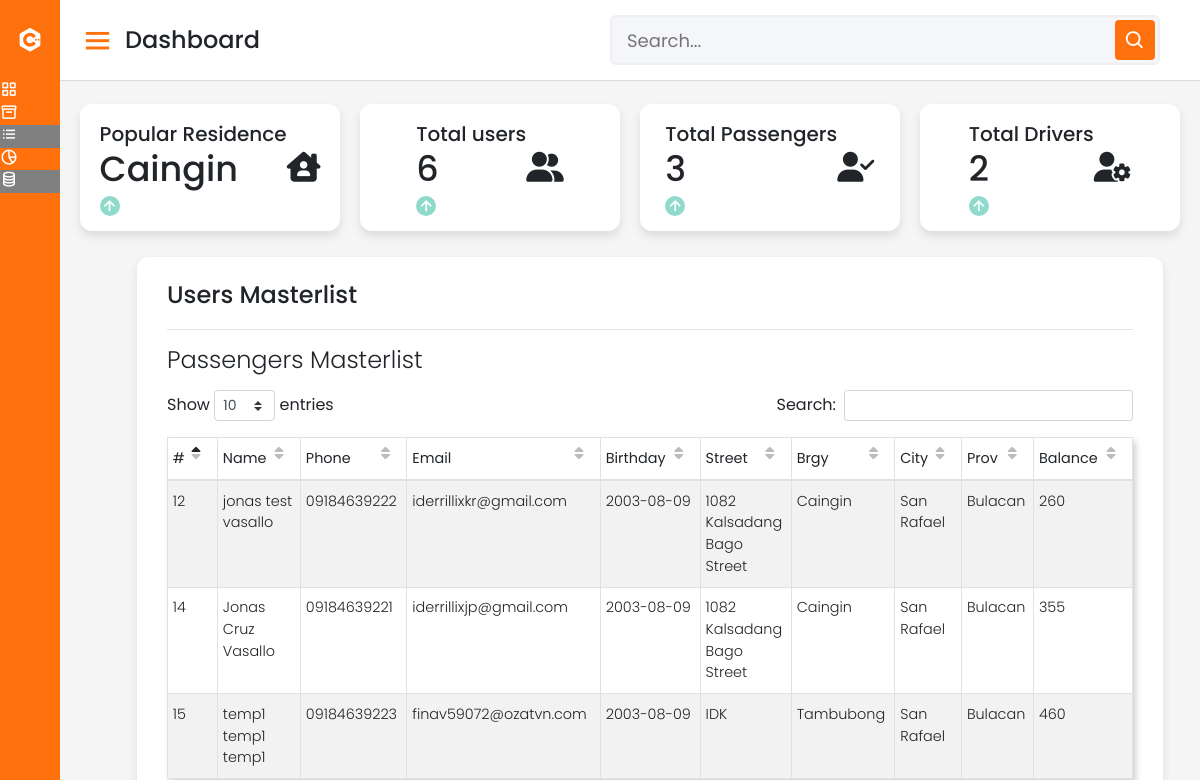
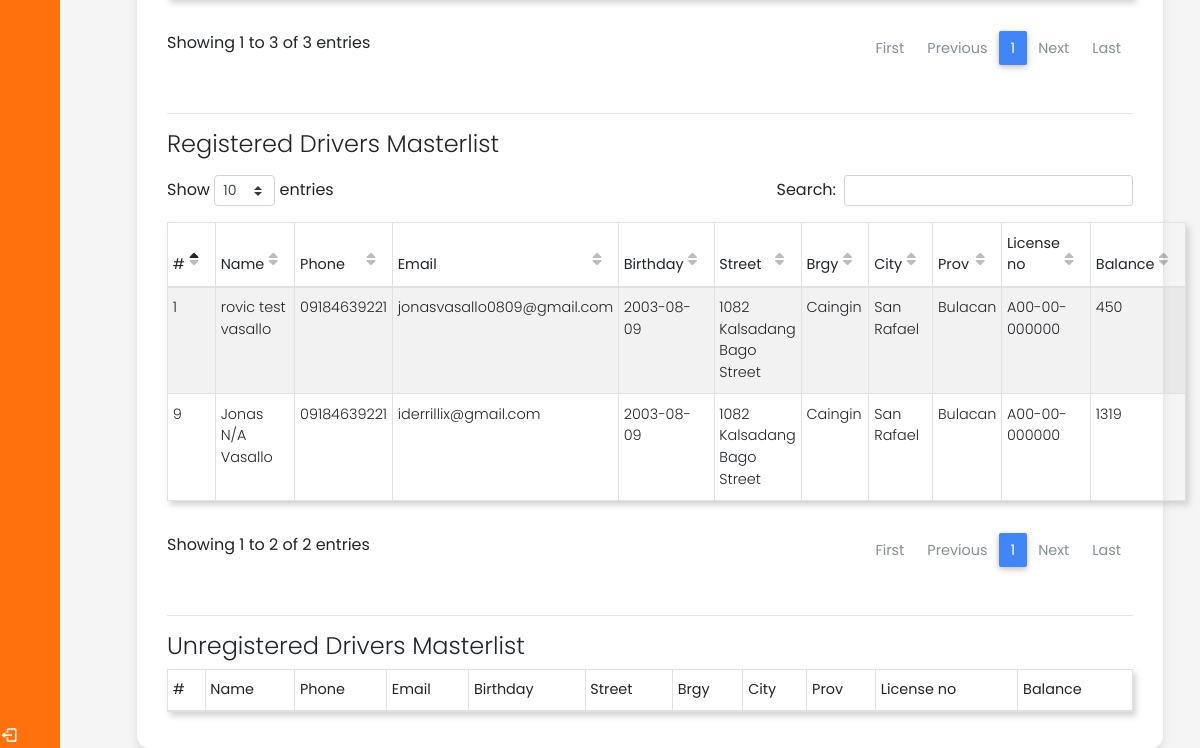
/admintest/usermasterlist.php (signed in), run on an earlier commit of the app's database (2 pictures, top to bottom).
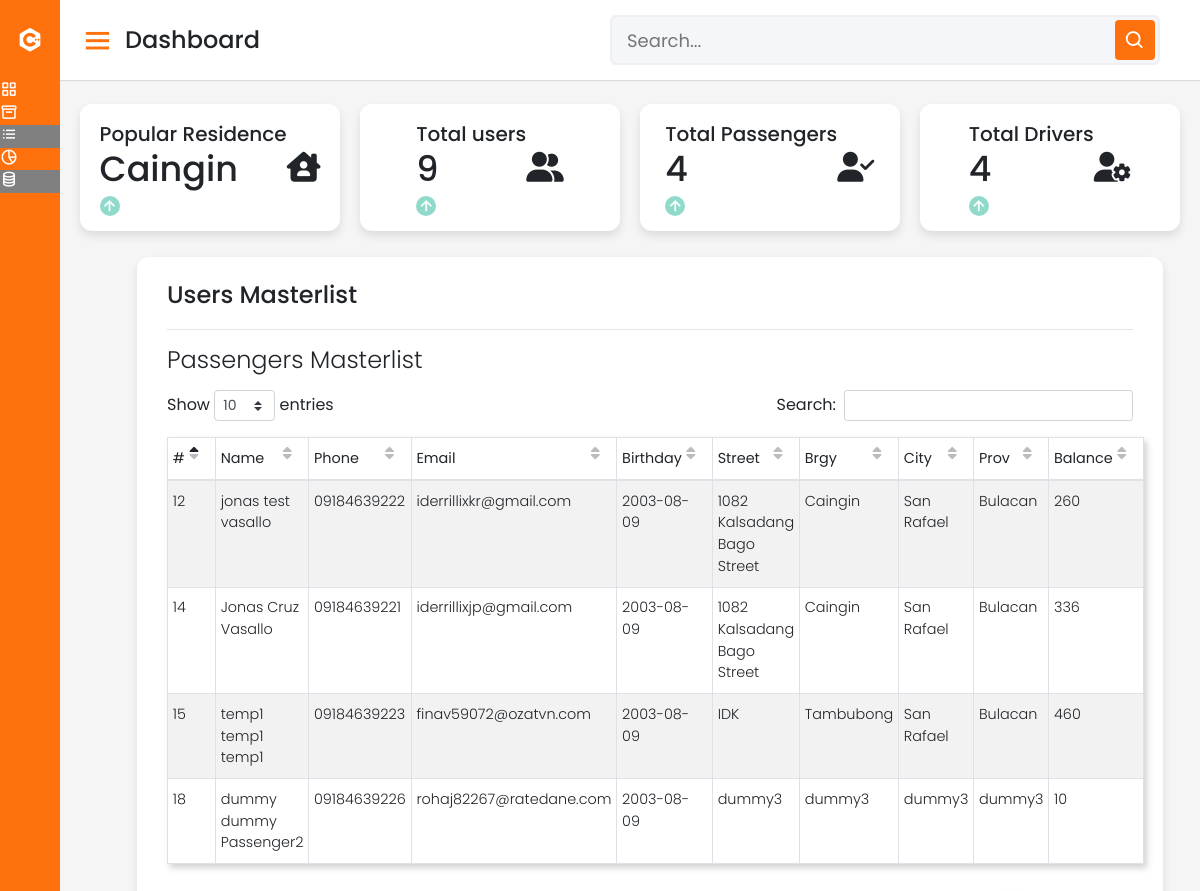
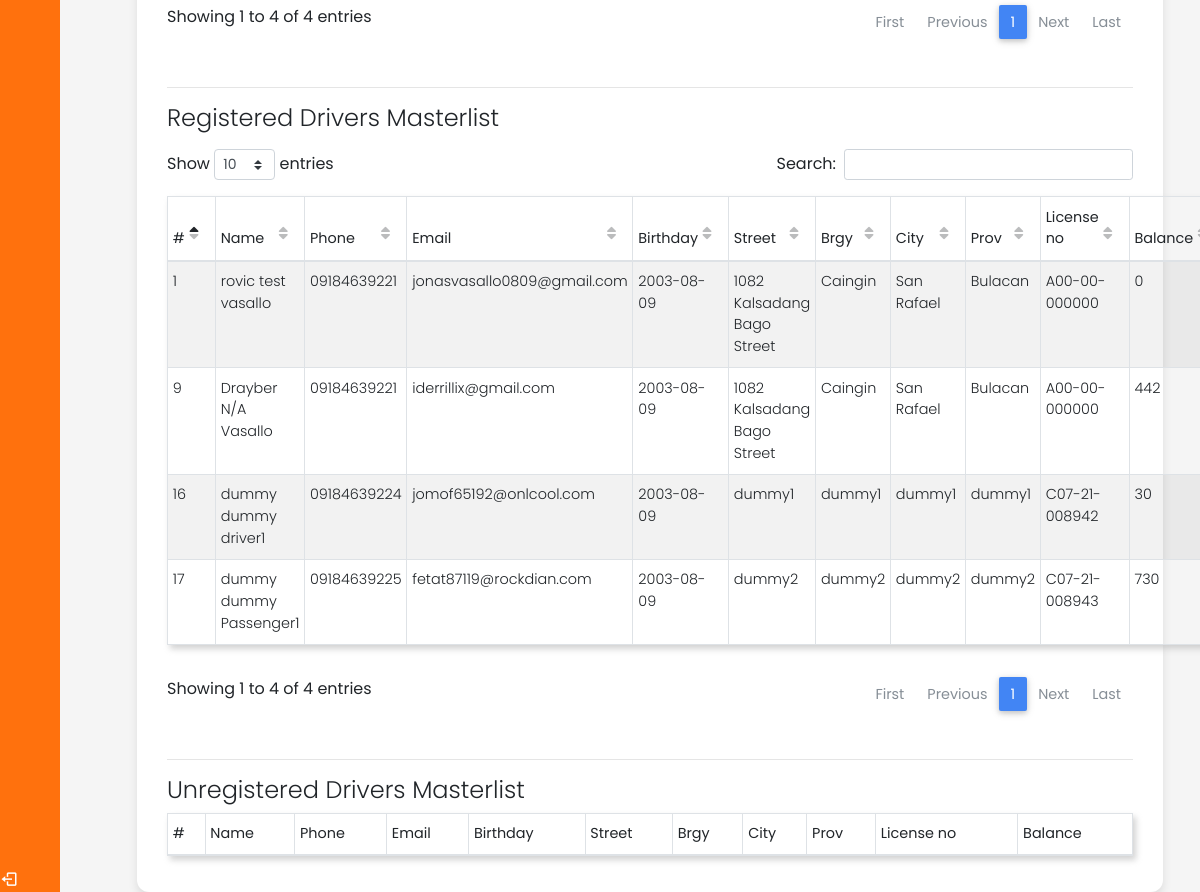
And on a later commit of the database (2 pictures, top to bottom).
### tables this page shows
CREATE TABLE `users` (
  `uID` int(11) NOT NULL,
  `fname` varchar(50) DEFAULT NULL,
  `mname` varchar(50) DEFAULT NULL,
  `lname` varchar(50) DEFAULT NULL,
  `uPhone` char(13) DEFAULT NULL,
  `birthday` date NOT NULL,
  `street` varchar(50) NOT NULL,
  `brgy` varchar(50) NOT NULL,
  `city` varchar(50) NOT NULL,
  `prov` varchar(50) NOT NULL,
  `uEmail` varchar(255) DEFAULT NULL,
  `uPswd` varchar(255) DEFAULT NULL,
  `uType` varchar(50) DEFAULT NULL,
  `ticket_bal` int(11) NOT NULL,
  `lic_no` char(13) DEFAULT NULL,
  `applicant` tinyint(4) NOT NULL DEFAULT 0,
  `user_status` varchar(50) NOT NULL,
  `alert` tinyint(1) NOT NULL DEFAULT 0,
  `prof_path` varchar(255) NOT NULL DEFAULT 'default.jpg'
);

### admintest/usermasterlist.php (the view, shortened to what the changed rows need)
<?php
require '../dbcon.php';
?>
<!DOCTYPE html>
<html lang="en" dir="ltr">
  <head>
    <link rel="stylesheet" href="style.css">
    <link href='https://unpkg.com/boxicons@2.0.7/css/boxicons.min.css' rel='stylesheet'>
      <link rel="stylesheet" href="https://use.fontawesome.com/releases/v5.11.2/css/all.css">
      <link rel="stylesheet" href="../plugins/css/bootstrap.min.css">
      <link rel="stylesheet" href="../plugins/css/mdb.min.css">
      <link rel="stylesheet" href="../plugins/css/addons/datatables.min.css">
      <link rel="stylesheet" href="../plugins/css/style.css">
   </head>
<body>
  <section class="home-section">
    <div class="home-content">
      <div class="overview-boxes">
        <div class="box">
          <div class="right-side">
            <div class="box-topic">Total users</div>
            <?php
              $sql = "SELECT COUNT(uID) AS count2 FROM users";
              $result = mysqli_query($con, $sql);
              $row = mysqli_fetch_assoc($result);
            ?>
            <div class="number"><?=$row['count2']?></div>
            <div class="indicator">
              <i class='bx bx-up-arrow-alt'></i>
            </div>
          </div>
        </div>
        <div class="box">
          <div class="right-side">
            <div class="box-topic">Total Passengers</div>
            <?php
              $sql = "SELECT COUNT(uID) AS sum2 FROM users WHERE uType = 'Passenger'";
              $result = mysqli_query($con, $sql);
              $row = mysqli_fetch_assoc($result);
            ?>
            <div class="number"><?=$row['sum2']?></div>
            <div class="indicator">
              <i class='bx bx-up-arrow-alt'></i>
            </div>
          </div>
        </div>
        <div class="box">
          <div class="right-side">
            <div class="box-topic">Total Drivers</div>
            <?php
              $sql = "SELECT COUNT(uID) AS sum2 FROM users WHERE uType = 'Driver'";
              $result = mysqli_query($con, $sql);
              $row = mysqli_fetch_assoc($result);
            ?>
            <div class="number"><?=$row['sum2']?></div>
            <div class="indicator">
              <i class='bx bx-up-arrow-alt'></i>
            </div>
          </div>
        </div>
      </div>
        <div class="report-wrapper">
        <div class="sales-boxes three3">
          <div class="top-sales box">
            <div class="title">Users Masterlist</div>
            <hr>
            <div class="cars">
              <h4>Passengers Masterlist</h4>
              <table id="dtBasicExample3" class="table table-striped table-bordered table-sm" cellspacing="0" width="100%">
                <thead class="">
                  <tr>
                      <th>#</th>
                      <th>Name</th>
                      <th>Phone</th>
                      <th>Email</th>
                      <th>Birthday</th>
                      <th>Street</th>
                      <th>Brgy</th>
                      <th>City</th>
                      <th>Prov</th>
                      <th>Balance</th>
                  </tr>
                </thead>
                <tbody>
                  <tr>
                  <?php
                        $sql = "SELECT * FROM users WHERE utype = 'Passenger'";
                        $result = mysqli_query($con, $sql);
                        while($row = mysqli_fetch_assoc($result)):
                        ?>
                        <td><?=$row['uID']?></td>
                        <td><?php echo $row['fname'].' '.$row['mname'].' '.$row['lname']?></td>
                        <td><?=$row['uPhone']?></td>
                        <td><?=$row['uEmail']?></td>
                        <td><?=$row['birthday']?></td>
                        <td><?=$row['street']?></td>
                        <td><?=$row['brgy']?></td>
                        <td><?=$row['city']?></td>
                        <td><?=$row['prov']?></td>
                        <td><?=$row['ticket_bal']?></td>
                    </tr>
                    <?php endwhile; ?>
                </tbody>
              </table>
            </div>
            <hr>
            <div class="cars">
              <h4>Registered Drivers Masterlist</h4>
              <table id="dtBasicExample4" class="table table-striped table-bordered table-sm" cellspacing="0" width="100%">
                <thead class="">
                  <tr>
                    <th>#</th>
                    <th>Name</th>
                    <th>Phone</th>
                    <th>Email</th>
                    <th>Birthday</th>
                    <th>Street</th>
                    <th>Brgy</th>
                    <th>City</th>
                    <th>Prov</th>
                    <th>License no</th>
                    <th>Balance</th>
                  </tr>
                </thead>
                <tbody>
                  <tr>
                    <?php
                      $sql = "SELECT * FROM users WHERE uType = 'Driver' AND applicant=0";
                      $result = mysqli_query($con, $sql);
                      while($row = mysqli_fetch_assoc($result)):
                    ?>
                      <td><?=$row['uID']?></td>
                      <td><?php echo $row['fname'].' '.$row['mname'].' '.$row['lname']?></td>
                      <td><?=$row['uPhone']?></td>
                      <td><?=$row['uEmail']?></td>
                      <td><?=$row['birthday']?></td>
                      <td><?=$row['street']?></td>
                      <td><?=$row['brgy']?></td>
                      <td><?=$row['city']?></td>
                      <td><?=$row['prov']?></td>
                      <td><?=$row['lic_no']?></td>
                      <td><?=$row['ticket_bal']?></td>
                    </tr>
                  <?php endwhile; ?>
                </tbody>
              </table>
            </div>
            <hr>
            <div class="cars">
              <h4>Unregistered Drivers Masterlist</h4>
              <table id="dtBasicExample5" class="table table-bordered table-sm table-hover" cellspacing="0" width="100%">
                <thead class="">
                  <tr>
                    <th>#</th>
                    <th>Name</th>
                    <th>Phone</th>
                    <th>Email</th>
                    <th>Birthday</th>
                    <th>Street</th>
                    <th>Brgy</th>
                    <th>City</th>
                    <th>Prov</th>
                    <th>License no</th>
                    <th>Balance</th>
                  </tr>
                </thead>
              </table>
              </div>
            </div>
          </div>
        </div>
      </div>
  </section>
</body>
</html>

What changed in the data, as far as the page shows it:
changed users "Jonas": ticket_bal "355" → "336"
added users: uID "18", fname "dummy", mname "dummy", lname "Passenger2", uPhone "09184639226", uEmail "rohaj82267@ratedane.com", birthday "2003-08-09", street "dummy3", brgy "dummy3", city "dummy3", prov "dummy3", ticket_bal "10", shown under "Passengers Masterlist"
changed users "rovic": ticket_bal "450" → "0"
changed users "iderrillix@gmail.com": fname "Jonas" → "Drayber"; ticket_bal "1319" → "442"
added users: uID "16", fname "dummy", mname "dummy", lname "driver1", uPhone "09184639224", uEmail "jomof65192@onlcool.com", birthday "2003-08-09", street "dummy1", brgy "dummy1", city "dummy1", prov "dummy1", lic_no "C07-21-008942", ticket_bal "30", shown under "Registered Drivers Masterlist"
added users: uID "17", fname "dummy", mname "dummy", lname "Passenger1", uPhone "09184639225", uEmail "fetat87119@rockdian.com", birthday "2003-08-09", street "dummy2", brgy "dummy2", city "dummy2", prov "dummy2", lic_no "C07-21-008943", ticket_bal "730", shown under "Registered Drivers Masterlist"
Also different on the page:
$row['count2']: "6" → "9"
$row['sum2']: "3" → "4"
$row['sum2']: "2" → "4"
text written by a page script: "Show entries Search: Showing 1 to 3 of 3 entries First Previous 1 Next Last" → "Show entries Search: Showing 1 to 4 of 4 entries First Previous 1 Next Last"
text written by a page script: "Show entries Search: Showing 1 to 2 of 2 entries First Previous 1 Next Last" → "Show entries Search: Showing 1 to 4 of 4 entries First Previous 1 Next Last"
